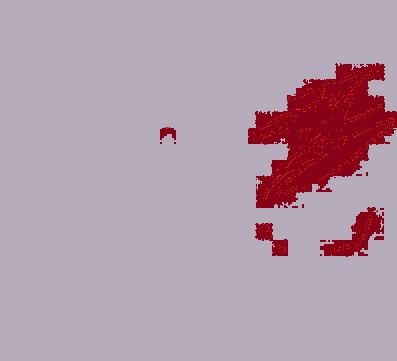
#> input picture image/test.jpg, 397 x 361 px
$ python test.py
#> lines starting #> are read from the running program, lines starting #| are printed output that depends on the picture
from PIL import Image

img = Image.open("test.jpg").convert("P")
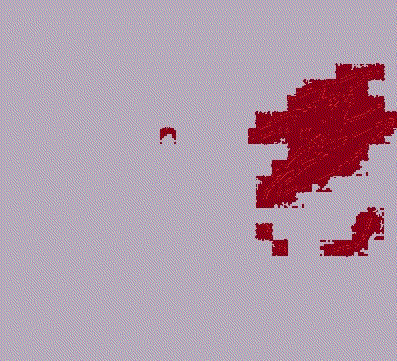
#> img: PIL image 397x361 P; mean R, G, B 177.8, 153.9, 170.5

print(img.getpixel((10,10)))
#| 181
